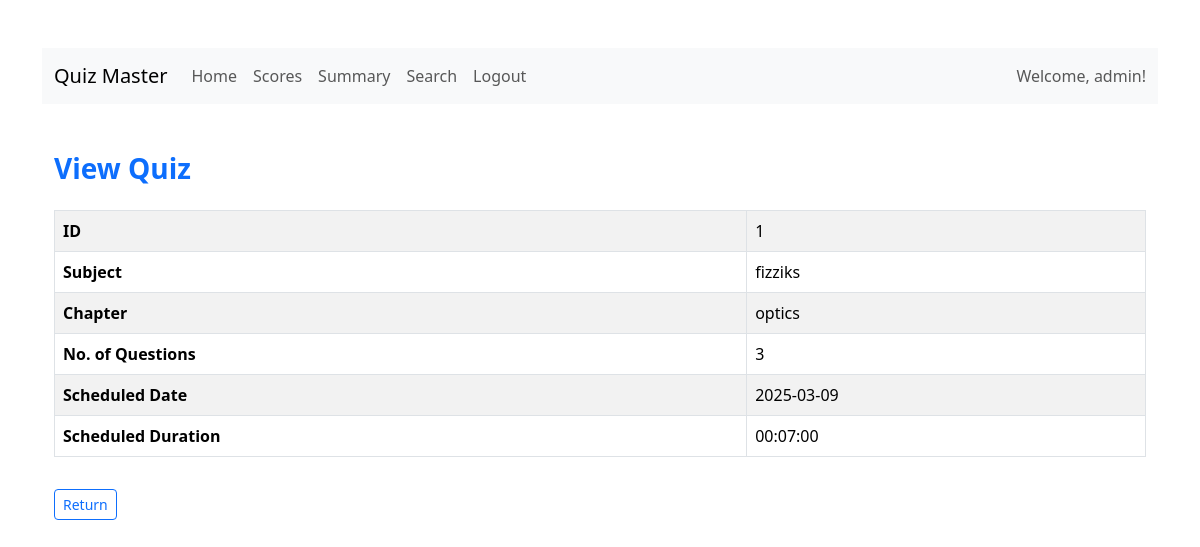
Page /dashboard/user/1/1/viewquiz on the committed database.
### models/user.py (models this page shows)
class User(db.Model,UserMixin):
    id = db.Column(db.Integer, primary_key=True, autoincrement=True)
    email = db.Column(db.String(150), unique=True, nullable=False)
    password = db.Column(db.String(150), nullable=False)
    fullname = db.Column(db.String(150), nullable=False)
    qualification = db.Column(db.String(150))
    dob = db.Column(db.Date)
    role=db.Column(db.String(150),nullable=False,default="user")

### models/quiz.py (models this page shows)
class Quiz(db.Model):
    id = db.Column(db.Integer, primary_key=True)
    chapter_id = db.Column(db.Integer, db.ForeignKey('chapter.id'), nullable=False)
    quizdate = db.Column(db.Date)
    quizduration = db.Column(db.Time)
    quizname=db.Column(db.String(150), nullable=False,unique=True)
    questions = db.relationship('Question', backref='quiz', lazy=True)
    @hybrid_property
    def noofquestions(self):
        return len(self.questions)

### models/subject.py (models this page shows)
class Subject(db.Model):
    id = db.Column(db.Integer, primary_key=True)
    name = db.Column(db.String(150), nullable=False,unique=True)
    description = db.Column(db.Text)
    chapters = db.relationship('Chapter', backref='subject', lazy=True)

### models/chapter.py (models this page shows)
class Chapter(db.Model):
    id = db.Column(db.Integer, primary_key=True)
    name = db.Column(db.String(150), nullable=False,unique=True)
    description = db.Column(db.Text)
    subject_id = db.Column(db.Integer, db.ForeignKey('subject.id'), nullable=False)
    quizzes = db.relationship('Quiz', backref='chapter', lazy=True)

### app.py (the view)
@app.route("/dashboard/user/<int:id>/<int:quizid>/viewquiz", methods=["GET", "POST"])
def userviewquiz(id, quizid):
    user=User.query.filter_by(id=id).first()
    quiz = Quiz.query.filter_by(id=quizid).first()
    chapter = Chapter.query.filter_by(id=quiz.chapter_id).first()
    subject = Subject.query.filter_by(id=chapter.subject_id).first()
    print(quiz, chapter, subject)
    return render_template(
        "userviewquiz.html",
        quiz=quiz,
        chapter=chapter.name,
        subject=subject.name,
        user=user
    )

### templates/userviewquiz.html (shortened to what this page needs)
{% extends "base.html" %}
{% block content %}
<nav class="navbar navbar-expand-lg navbar-light bg-light">
    <div class="container-fluid">
      <a class="navbar-brand" href="{{ url_for('userdashboard', id=user.id) }}">Quiz Master</a>
      <div class="collapse navbar-collapse">
        <ul class="navbar-nav me-auto mb-2 mb-lg-0">
          <li class="nav-item"><a class="nav-link" href="{{ url_for('userdashboard', id=user.id) }}">Home</a></li>
          <li class="nav-item"><a class="nav-link" href="{{ url_for('userscores', id=user.id) }}">Scores</a></li>
          <li class="nav-item"><a class="nav-link" href="{{ url_for('usersummary', id=user.id) }}">Summary</a></li>
          <li class="nav-item"><a class="nav-link" href="{{ url_for('usersearch', id=user.id) }}">Search</a></li>
          <li class="nav-item"><a class="nav-link" href="{{ url_for('logout') }}">Logout</a></li>
        </ul>
        <span class="navbar-text ms-auto">Welcome, {{ user.fullname }}!</span>
      </div>
    </div>
  </nav>
<div class="container my-5">
  <h3 class="mb-4 text-primary fw-bold">View Quiz</h3>
  <div class="table-responsive">
    <table class="table table-striped table-hover table-bordered">
      <tbody>
        <tr>
          <th scope="row">ID</th>
          <td>{{ quiz.id }}</td>
        </tr>
        <tr>
          <th scope="row">Subject</th>
          <td>{{ subject }}</td>
        </tr>
        <tr>
          <th scope="row">Chapter</th>
          <td>{{ chapter }}</td>
        </tr>
        <tr>
          <th scope="row">No. of Questions</th>
          <td>{{ quiz.noofquestions }}</td>
        </tr>
        <tr>
          <th scope="row">Scheduled Date</th>
          <td>{{ quiz.quizdate }}</td>
        </tr>
        <tr>
          <th scope="row">Scheduled Duration</th>
          <td>{{ quiz.quizduration }}</td>
        </tr>
      </tbody>
    </table>
    <button type="button" onclick="location.href='{{ url_for('userdashboard', id=user.id) }}'" class="btn btn-outline-primary btn-sm mt-3">Return</button>
  </div>
</div>
{% endblock %}

### rows in the picture
User: fullname "admin"
Quiz: id "1", quizdate "2025-03-09", quizduration "00:07:00"
Subject: name "fizziks"
Chapter: name "optics"

### other values in the picture
{{ quiz.noofquestions }} "3"
